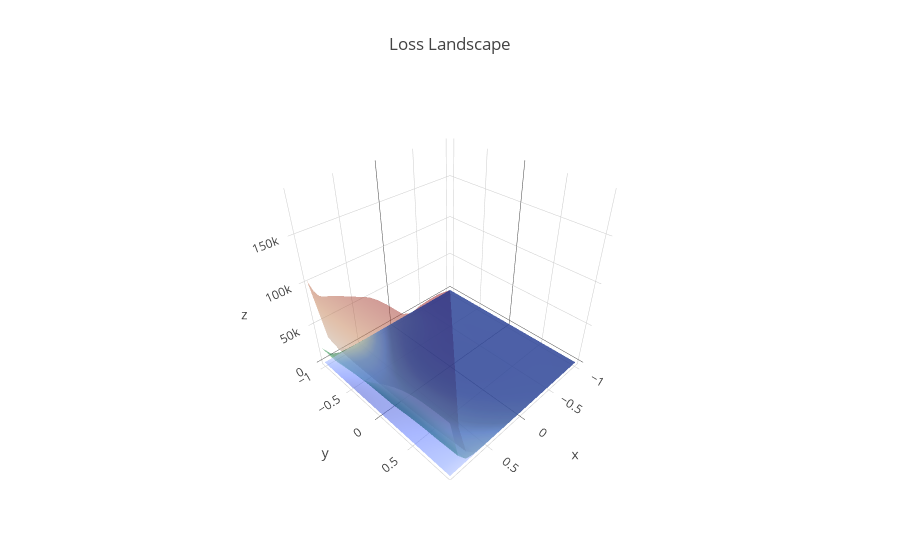
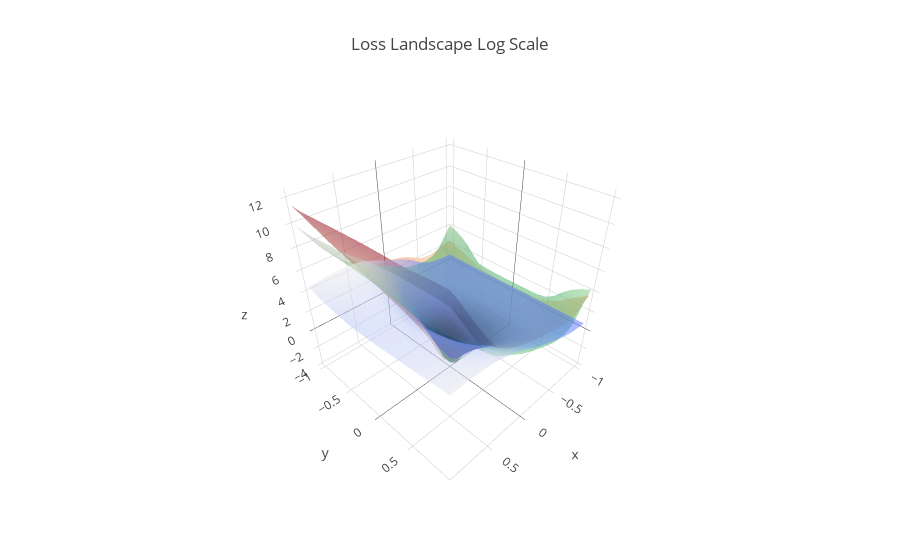

Notebook code cell kept with these figures, in order:
### Code cell
overlap_three(a_loss_list_2,b_loss_list_2,c_loss_list_2)

### Figure 1 — Plotly figure (JSON) as saved in the notebook; plotly's stock layout.template omitted (floating-point values rounded to 4 significant figures; data arrays with more than 128 entries replaced by an {"elided": "..."} marker saying what was removed)
{"data": [{"colorscale": "Reds", "name": "Normal", "opacity": 0.5, "showscale": false, "type": "surface", "uid": "e94ec7ce-74bf-4cad-9eba-7fa6a2e0e04a", "x": {"elided": "21x21 float values"}, "y": {"elided": "21x21 float values"}, "z": {"elided": "21x21 float values"}}, {"colorscale": "Greens", "name": "Batch Norm", "opacity": 0.5, "showscale": false, "type": "surface", "uid": "b59eb262-4cec-4399-8ee4-ddd2bead9e35", "x": {"elided": "21x21 float values"}, "y": {"elided": "21x21 float values"}, "z": {"elided": "21x21 float values"}}, {"colorscale": "Blues", "name": "Local Norm", "opacity": 0.5, "showscale": false, "type": "surface", "uid": "90085074-af0a-496c-9141-f400b630e9ff", "x": {"elided": "21x21 float values"}, "y": {"elided": "21x21 float values"}, "z": {"elided": "21x21 float values"}}], "layout": {"autosize": true, "showlegend": true, "title": "Loss Landscape"}}

### Figure 2 — Plotly figure (JSON) as saved in the notebook; plotly's stock layout.template omitted (floating-point values rounded to 4 significant figures; data arrays with more than 128 entries replaced by an {"elided": "..."} marker saying what was removed)
{"data": [{"colorscale": "Reds", "name": "Normal", "opacity": 0.5, "showscale": false, "type": "surface", "uid": "2ceff5b8-9355-4a4d-83ca-364ef1964309", "x": {"elided": "21x21 float values"}, "y": {"elided": "21x21 float values"}, "z": {"elided": "21x21 float values"}}, {"colorscale": "Greens", "name": "Batch Norm", "opacity": 0.5, "showscale": false, "type": "surface", "uid": "fc6bf6d4-4e48-48b6-a39a-481b8022575b", "x": {"elided": "21x21 float values"}, "y": {"elided": "21x21 float values"}, "z": {"elided": "21x21 float values"}}, {"colorscale": "Blues", "name": "Local Norm", "opacity": 0.5, "showscale": false, "type": "surface", "uid": "16e645de-8ecd-460e-b89d-4741134265d4", "x": {"elided": "21x21 float values"}, "y": {"elided": "21x21 float values"}, "z": {"elided": "21x21 float values"}}], "layout": {"autosize": true, "showlegend": true, "title": "Loss Landscape Log Scale"}}
